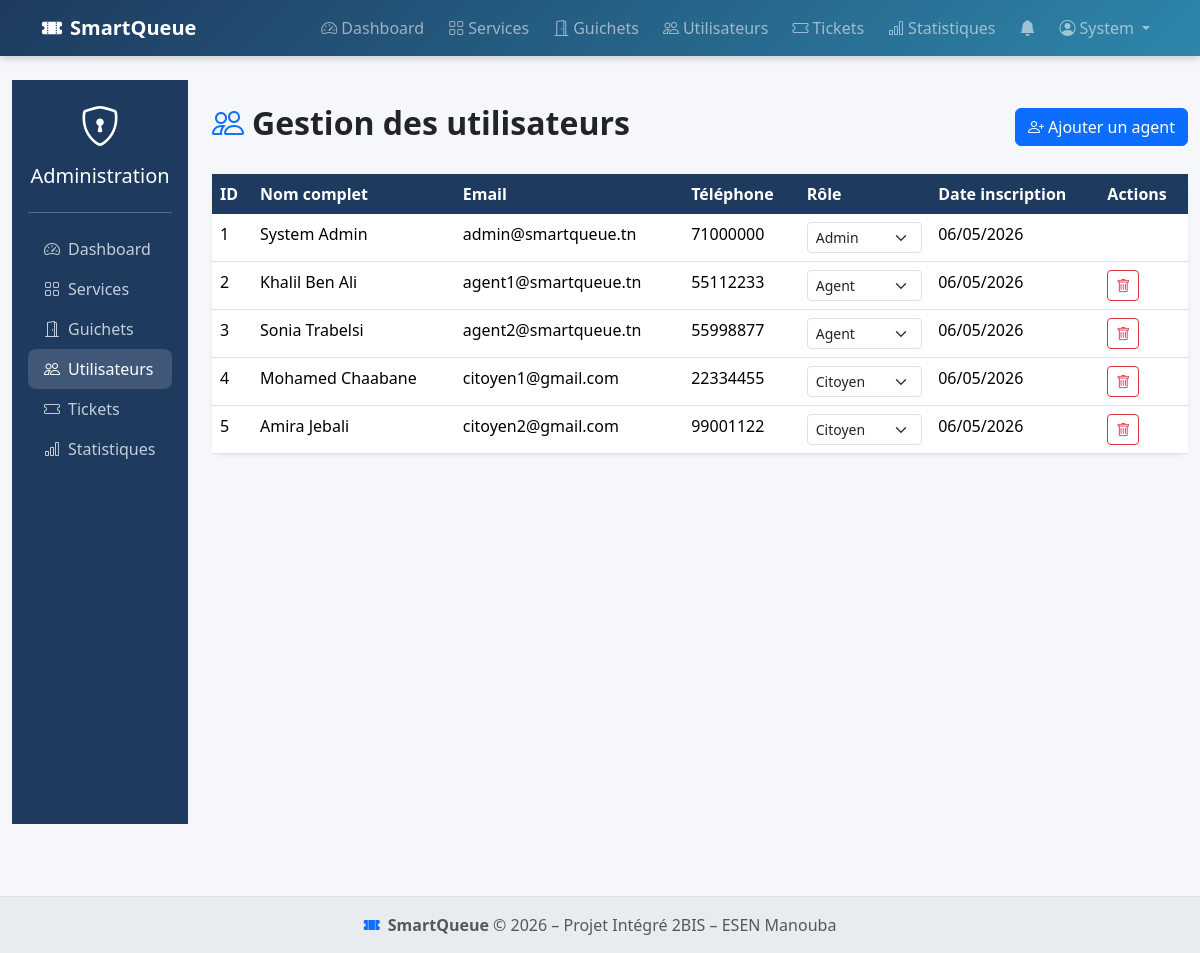
Page /admin/utilisateurs.php (signed in) on the committed database.
### tables this page shows
CREATE TABLE `utilisateurs` (
  `id`         INT AUTO_INCREMENT PRIMARY KEY,
  `nom`        VARCHAR(100) NOT NULL,
  `prenom`     VARCHAR(100) NOT NULL,
  `email`      VARCHAR(150) NOT NULL UNIQUE,
  `telephone`  VARCHAR(20)  DEFAULT NULL,
  `mot_de_passe` VARCHAR(255) NOT NULL,
  `role`       ENUM('citoyen','agent','admin') NOT NULL DEFAULT 'citoyen',
  `created_at` DATETIME DEFAULT CURRENT_TIMESTAMP
);

### config/session.php (called while the page is built, shortened)
<?php
function isLoggedIn(): bool {
    return isset($_SESSION['user_id']);
}
function currentUser(): array {
    return [
        'id'    => $_SESSION['user_id']    ?? null,
        'nom'   => $_SESSION['user_nom']   ?? '',
        'prenom'=> $_SESSION['user_prenom']?? '',
        'role'  => $_SESSION['user_role']  ?? '',
        'email' => $_SESSION['user_email'] ?? '',
    ];
}
?>

### admin/utilisateurs.php (the view, shortened to what this page needs)
<?php
require_once '../config/session.php';
require_once '../config/connexion.php';
$users = $conn->query("SELECT * FROM utilisateurs ORDER BY created_at DESC")->fetchAll();
?>
<?php include '../layout/header.php'; ?>
<div class="container-fluid">
    <div class="row">
        <div class="col-md-3 col-lg-2">
            <div class="sq-sidebar p-3">
                <?php include 'sidebar.php'; ?>
            </div>
        </div>
        <div class="col-md-9 col-lg-10 py-4">
            <div class="d-flex justify-content-between align-items-center mb-4">
                <h2 class="fw-bold">
                    <i class="bi bi-people text-primary me-2"></i>Gestion des utilisateurs
                </h2>
                <a href="../auth/register.php" class="btn btn-primary">
                    <i class="bi bi-person-plus me-1"></i>Ajouter un agent
                </a>
            </div>
            <div class="card border-0 shadow-sm">
                <div class="card-body p-0">
                    <div class="table-responsive">
                        <table class="table table-hover mb-0">
                            <thead class="table-dark">
                                <tr>
                                    <th>ID</th>
                                    <th>Nom complet</th>
                                    <th>Email</th>
                                    <th>Téléphone</th>
                                    <th>Rôle</th>
                                    <th>Date inscription</th>
                                    <th>Actions</th>
                                </tr>
                            </thead>
                            <tbody>
                                <?php foreach ($users as $user): ?>
                                    <tr>
                                        <td><?= $user['id'] ?></td>
                                        <td><?= htmlspecialchars($user['prenom'] . ' ' . $user['nom']) ?></td>
                                        <td><?= htmlspecialchars($user['email']) ?></td>
                                        <td><?= htmlspecialchars($user['telephone'] ?? '-') ?></td>
                                        <td>
                                            <select class="form-select form-select-sm"
                                                    onchange="window.location.href='?role_change=<?= $user['id'] ?>&role='+this.value">
                                                <option value="citoyen" <?= $user['role'] === 'citoyen' ? 'selected' : '' ?>>Citoyen</option>
                                                <option value="agent" <?= $user['role'] === 'agent' ? 'selected' : '' ?>>Agent</option>
                                                <option value="admin" <?= $user['role'] === 'admin' ? 'selected' : '' ?>>Admin</option>
                                            </select>
                                        </td>
                                        <td><?= date('d/m/Y', strtotime($user['created_at'])) ?></td>
                                        <td>
                                            <?php if ($user['role'] !== 'admin'): ?>
                                                <button class="btn btn-sm btn-outline-danger"
                                                        data-sq-confirm="Supprimer cet utilisateur ?"
                                                        data-sq-action="?delete=<?= $user['id'] ?>">
                                                    <i class="bi bi-trash"></i>
                                                </button>
                                            <?php endif; ?>
                                        </td>
                                    </tr>
                                <?php endforeach; ?>
                            </tbody>
                        </table>
                    </div>
                </div>
            </div>
        </div>
    </div>
</div>
<?php include '../layout/footer.php'; ?>

### layout/header.php (shortened to what this page needs)
<!doctype html>
<html lang="fr">
<head>
  <link href="https://cdn.jsdelivr.net/npm/bootstrap@5.3.3/dist/css/bootstrap.min.css" rel="stylesheet">
  <link href="https://cdn.jsdelivr.net/npm/bootstrap-icons@1.11.3/font/bootstrap-icons.min.css" rel="stylesheet">
  <link rel="stylesheet" href="/smartqueue/styles/style.css">
</head>
<body>
<?php
require_once __DIR__ . '/../config/session.php';
$user = currentUser();
$role = $user['role'] ?? '';
$dashLink = '/smartqueue/index.php';
if ($role === 'admin')   $dashLink = '/smartqueue/admin/dashboard.php';
?>
<nav class="navbar navbar-expand-lg navbar-dark sq-navbar sticky-top">
  <div class="container">
    <a class="navbar-brand fw-bold" href="<?= $dashLink ?>">
      <i class="bi bi-ticket-perforated-fill me-2"></i>SmartQueue
    </a>
    <div class="collapse navbar-collapse" id="navMain">
      <ul class="navbar-nav ms-auto align-items-center gap-2">
        <?php if (!isLoggedIn()): ?>
          <li class="nav-item">
            <a class="nav-link" href="/smartqueue/index.php">
              <i class="bi bi-house me-1"></i>Accueil
            </a>
          </li>
          <li class="nav-item">
            <a class="btn btn-outline-light btn-sm" href="/smartqueue/auth/login.php">
              <i class="bi bi-box-arrow-in-right me-1"></i>Connexion
            </a>
          </li>
          <li class="nav-item">
            <a class="btn btn-light btn-sm text-primary" href="/smartqueue/auth/register.php">
              <i class="bi bi-person-plus me-1"></i>Inscription
            </a>
          </li>
        <?php elseif ($role === 'admin'): ?>
          <li class="nav-item">
            <a class="nav-link" href="/smartqueue/admin/dashboard.php"
               data-bs-toggle="tooltip" title="Tableau de bord">
              <i class="bi bi-speedometer2 me-1"></i>Dashboard
            </a>
          </li>
          <li class="nav-item">
            <a class="nav-link" href="/smartqueue/admin/services.php">
              <i class="bi bi-grid me-1"></i>Services
            </a>
          </li>
          <li class="nav-item">
            <a class="nav-link" href="/smartqueue/admin/guichets.php">
              <i class="bi bi-door-open me-1"></i>Guichets
            </a>
          </li>
          <li class="nav-item">
            <a class="nav-link" href="/smartqueue/admin/utilisateurs.php">
              <i class="bi bi-people me-1"></i>Utilisateurs
            </a>
          </li>
          <li class="nav-item">
            <a class="nav-link" href="/smartqueue/admin/tickets.php">
              <i class="bi bi-ticket me-1"></i>Tickets
            </a>
          </li>
          <li class="nav-item">
            <a class="nav-link" href="/smartqueue/admin/stats.php">
              <i class="bi bi-bar-chart me-1"></i>Statistiques
            </a>
          </li>
        <?php endif; ?>
        <?php if (isLoggedIn()): ?>
          <li class="nav-item">
            <a class="nav-link position-relative" href="/smartqueue/notifications.php"
               data-bs-toggle="tooltip" title="Notifications">
              <i class="bi bi-bell-fill"></i>
            </a>
          </li>
          <li class="nav-item dropdown">
            <a class="nav-link dropdown-toggle d-flex align-items-center gap-1"
               href="#" data-bs-toggle="dropdown">
              <i class="bi bi-person-circle"></i>
              <?= htmlspecialchars($user['prenom']) ?>
            </a>
          </li>
        <?php endif; ?>
      </ul>
    </div>
  </div>
</nav>
<main class="py-4">

### style.css (style rules this page uses)
:root { --sq-primary: #1E3A5F; --sq-accent: #2E86AB; --sq-light: #E8F4F8; --sq-success: #198754; --sq-warning: #ffc107; --sq-danger: #dc3545; --sq-transition: .3s ease; }
body { background-color: #f5f7fa; font-family: 'Segoe UI', system-ui, sans-serif; min-height: 100vh; display: flex; flex-direction: column; }
main { flex: 1; }
.sq-navbar { background: linear-gradient(135deg, var(--sq-primary) 0%, var(--sq-accent) 100%); box-shadow: 0 2px 8px rgba(0,0,0,.2); }
.card { border: none; box-shadow: 0 2px 8px rgba(0,0,0,.08); border-radius: .75rem; transition: box-shadow var(--sq-transition), transform var(--sq-transition); }
.table thead th { background-color: var(--sq-primary); color: #fff; border: none; }
.sq-sidebar { background: var(--sq-primary); min-height: calc(100vh - 56px); color: #fff; }

### rows in the picture
utilisateurs: prenom "System", id "1", prenom+nom "System Admin", email "admin@smartqueue.tn", telephone "71000000", role+id "Admin", created_at "06/05/2026"
utilisateurs: id "2", prenom+nom "Khalil Ben Ali", email "agent1@smartqueue.tn", telephone "55112233", role+id "Agent", created_at "06/05/2026"
utilisateurs: id "3", prenom+nom "Sonia Trabelsi", email "agent2@smartqueue.tn", telephone "55998877", role+id "Agent", created_at "06/05/2026"
utilisateurs: id "4", prenom+nom "Mohamed Chaabane", email "citoyen1@gmail.com", telephone "22334455", role+id "Citoyen", created_at "06/05/2026"
utilisateurs: id "5", prenom+nom "Amira Jebali", email "citoyen2@gmail.com", telephone "99001122", role+id "Citoyen", created_at "06/05/2026"
